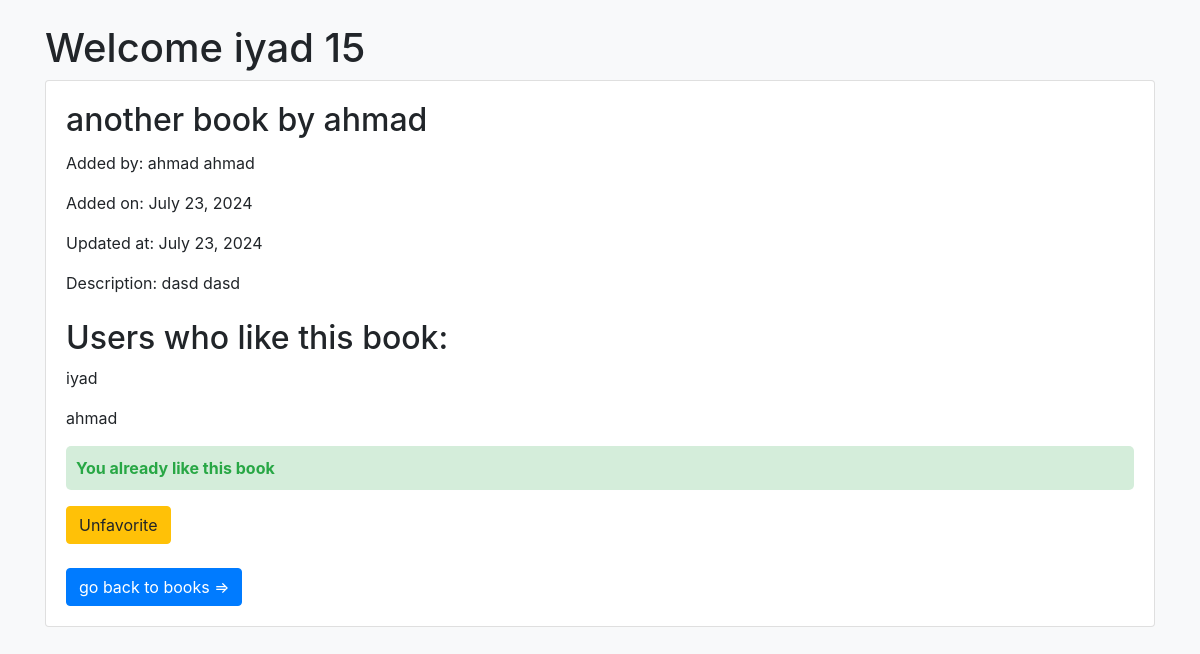
/books/14/ (signed in), run on the app's committed database.
### myapp/models.py (models this page shows)
class User(models.Model):
    firstname = models.CharField(max_length=45)
    lastname = models.CharField(max_length=45)
    email = models.CharField(max_length=45)
    password = models.CharField(max_length=255)
    created_at = models.DateField(auto_now_add=True)
    updated_at = models.DateField(auto_now=True)
    objects = UserManager()

class Book(models.Model):
    title = models.CharField(max_length=255)
    desc  = models.TextField()
    users_who_like = models.ManyToManyField(User, related_name="liked_books")
    uploaded_by = models.ForeignKey(User, on_delete=models.CASCADE, related_name="uploaded_books")
    created_at = models.DateField(auto_now_add=True)
    updated_at = models.DateField(auto_now=True)
    objects = BookManager()

### myapp/views.py (the view)
# urls.py: path('books/<int:id>/', views.book_detail, name='book_detail'),
def book_detail(request,id):
    if 'user_id' not in request.session:
        return redirect('/')
    book = get_bookid(id)
    user = get_userid(request.session['user_id'])
    context = {
        'book': book,
        'user':user
    }
    return render(request,'book_detail.html',context)

### myapp/models.py (called while the page is built)
def get_userid(id):
    return User.objects.get(id = id)

def get_bookid(id):
    return Book.objects.get(id = id)

### myapp/templates/book_detail.html (shortened to what this page needs)
<!DOCTYPE html>
<html lang="en">
<head>
    <link rel="stylesheet" href="https://stackpath.bootstrapcdn.com/bootstrap/4.5.2/css/bootstrap.min.css">
</head>
<body class="bg-light">
    <div class="container mt-4">
        <h1>Welcome {{ user.firstname }} {{user.id}}</h1>
        <div class="card">
            <div class="card-body">
                <h2 class="card-title">{{ book.title }}</h2>
                <p class="card-text">Added by: {{ book.uploaded_by.firstname }} {{ book.uploaded_by.lastname }}</p>
                <p class="card-text">Added on: {{ book.created_at }}</p>
                <p class="card-text">Updated at: {{ book.updated_at }}</p>
                <p class="card-text">Description: {{ book.desc }}</p>
                <h2 class="mt-4">Users who like this book:</h2>
                {% for user in book.users_who_like.all %}
                    <p>{{ user.firstname }}</p>
                {% endfor %}
                {% if user in book.users_who_like.all %}
                <p class="text-success highlight"><strong>You already like this book</strong></p>
                <a href="/books/{{ book.id }}/unfavorite" class="btn btn-warning">Unfavorite</a>
                {% else %}
                    <a href="/books/{{ book.id }}/favorite" class="btn btn-success">Favorite</a>
                {% endif %}
                <br><br>
                <a href="/books" class="btn btn-primary">go back to books =></a>
            </div>
        </div>
    </div>
</body>
</html>

### myapp/templates/book_detail.html (style rules this page uses)
.highlight { background-color: #d4edda; padding: 10px; border-radius: 5px; }

### data on the page
User: firstname "iyad", id "15"
Book: title "another book by ahmad", uploaded_by.firstname "ahmad", uploaded_by.lastname "ahmad", created_at "July 23, 2024", updated_at "July 23, 2024", desc "dasd dasd"
User: firstname "ahmad"
